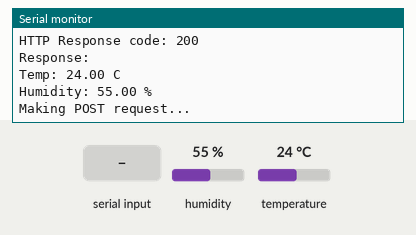
Simulated run of this sketch. Board: ESP32. On the bench: the last lines printed to the serial monitor. The test bench sets the inputs (shaded band); at power-on: humidity 55 %, temperature 24 °C. WiFi joins after 1.5 s; servers stay silent unless stated; uploads are accepted with an empty reply.

Above: at 5.2 s.
5.3 s: "1\n" received over Serial
6.9 s: humidity set to 22 %
At 8.29 s:
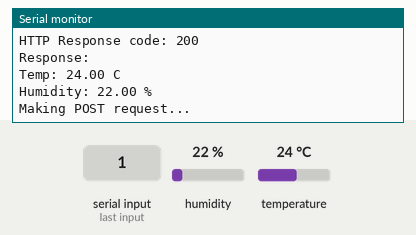
8.4 s: temperature set to 12 °C
9.9 s: "0\n" received over Serial
11.4 s: humidity set to 40 %
At 11.56 s:
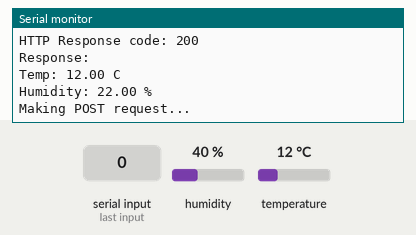
Timing chart, 0 to 13.9 s (numbered marks = the images above; inputs shaded):
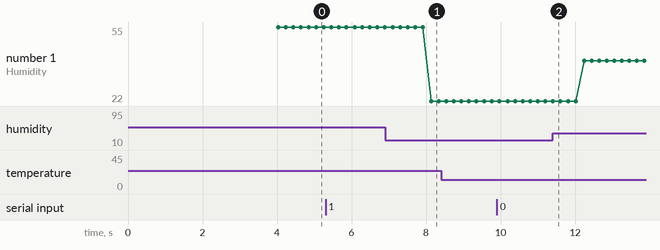

Measured:
- after the input at 6.9 s, the serial monitor: prints a new line after 1.2 s (image 1)
- plotted number 1: 55 → 22 after the input at 6.9 s, 22 → 40 after the input at 11.4 s

The sketch:

AquatechWifi.ino
```cpp
#include <WiFi.h>
#include <HTTPClient.h>
#include <DHT.h>

DHT dht(2, DHT11);

// WiFi credentials
const char* ssid = "Redmi Note 11S";
const char* password = "123456789";

// Server endpoint (modifiable through Serial Monitor)
String server = "https://grumpy-islands-rest.loca.lt/data";

void setup() {
  Serial.begin(115200);
  dht.begin();
  delay(2000);

  // Connect to WiFi
  Serial.println("Connecting to WiFi...");
  WiFi.begin(ssid, password);
  while (WiFi.status() != WL_CONNECTED) {
    delay(1000);
    Serial.print(".");
  }
  Serial.println("\nWiFi connected");
  Serial.print("IP Address: ");
  Serial.println(WiFi.localIP());

  // Prompt for server configuration via Serial Monitor
  Serial.println("Current server: " + server);
  Serial.println("Enter a new server URL or press Enter to keep the current one:");
}

void loop() {
  // Check if Serial Monitor input is available
  if (Serial.available() > 0) {
    String input = Serial.readStringUntil('\n');
    input.trim(); // Remove extra whitespace and newline characters
    if (input.length() > 0) {
      server = input; // Update the server URL
      Serial.println("Server updated to: " + server);
    } else {
      Serial.println("Keeping the current server: " + server);
    }
  }

  // Read temperature and humidity from the DHT sensor
  float temp = dht.readTemperature();
  float humidity = dht.readHumidity();

  Serial.print("Temp: ");
  Serial.print(temp);
  Serial.println(" C");

  Serial.print("Humidity: ");
  Serial.print(humidity);
  Serial.println(" %");

  // Create JSON payload
  String postData = "{\"temp\": " + String(temp) + ", \"Humidity\": " + String(humidity) + "}";

  if (WiFi.status() == WL_CONNECTED) { // Ensure WiFi is connected
    HTTPClient http;

    Serial.println("Making POST request...");
    http.begin(server);
    http.addHeader("Content-Type", "application/json");

    int httpResponseCode = http.POST(postData);

    if (httpResponseCode > 0) {
      String response = http.getString();
      Serial.print("HTTP Response code: ");
      Serial.println(httpResponseCode);
      Serial.println("Response: ");
      Serial.println(response);
    } else {
      Serial.print("Error in HTTP request: ");
      Serial.println(httpResponseCode);
    }

    http.end(); // Free resources
  } else {
    Serial.println("WiFi not connected");
  }

//  delay(30000); // Wait before sending next data
}
```
